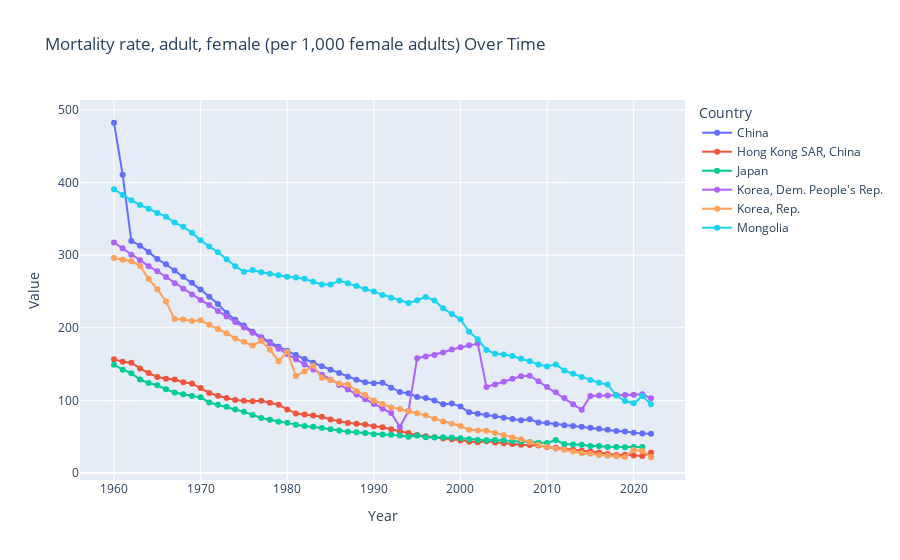
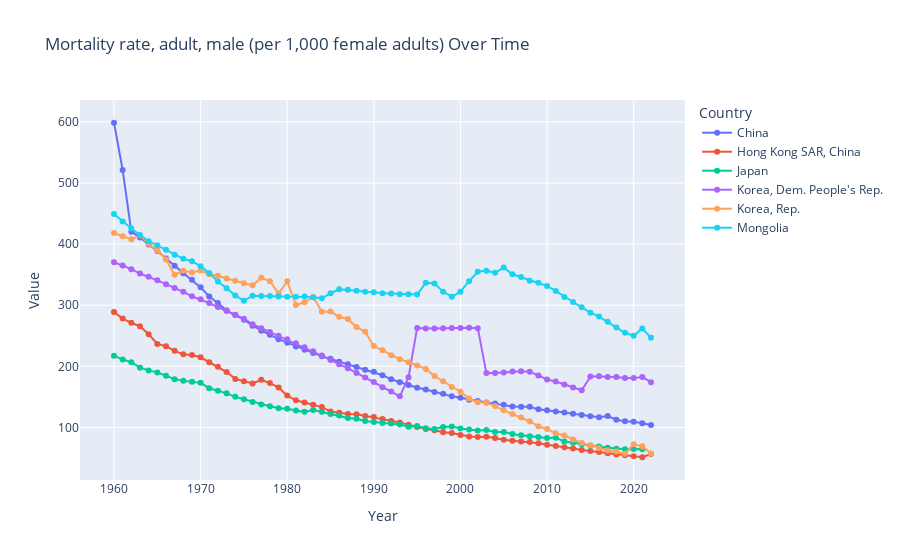

These figures' notebook cell, in order:
### Markdown cell above
## Mortality rates

### Code cell
lifedf = construct_dataframe({"CHN":"China",
             "JPN":"Japan",
             "MNG": "Mongolia",
             "KOR": "Korea, Rep",
             "HKG": "Hong Kong",
             "PRK": "Korea, Dem. People's Rep."
            }, 'Life', graph_output = True)
lifedf
